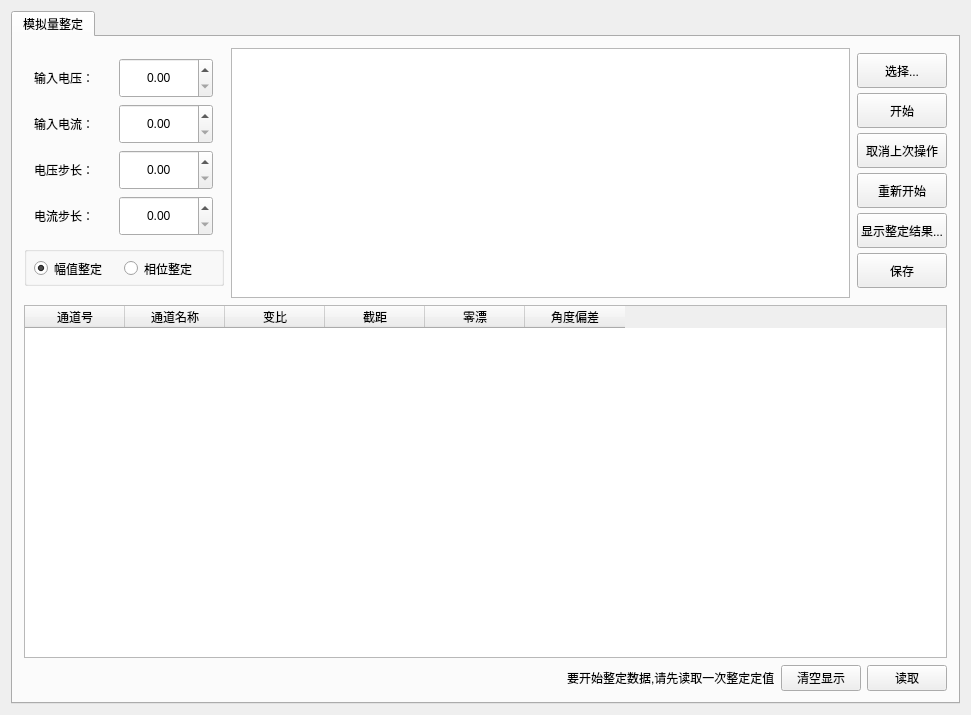
<?xml version="1.0" encoding="UTF-8"?>
<ui version="4.0">
 <class>sdlpct_settings_adjust_widget</class>
 <widget class="QWidget" name="sdlpct_settings_adjust_widget">
  <property name="geometry">
   <rect>
    <x>0</x>
    <y>0</y>
    <width>971</width>
    <height>715</height>
   </rect>
  </property>
  <property name="windowTitle">
   <string>sdlpct_settings_adjust_widget</string>
  </property>
  <layout class="QGridLayout" name="gridLayout_6">
   <item row="0" column="0">
    <widget class="QTabWidget" name="tabWidget_adjust">
     <property name="currentIndex">
      <number>0</number>
     </property>
     <widget class="QWidget" name="tab_analog_adjust">
      <attribute name="title">
       <string>模拟量整定</string>
      </attribute>
      <layout class="QGridLayout" name="gridLayout">
       <item row="0" column="0">
        <layout class="QVBoxLayout" name="verticalLayout_4">
         <property name="spacing">
          <number>7</number>
         </property>
         <item>
          <layout class="QHBoxLayout" name="horizontalLayout_6">
           <property name="spacing">
            <number>7</number>
           </property>
           <item>
            <layout class="QVBoxLayout" name="verticalLayout_3">
             <property name="spacing">
              <number>0</number>
             </property>
             <item>
              <layout class="QVBoxLayout" name="verticalLayout_2">
               <item>
                <layout class="QHBoxLayout" name="horizontalLayout_5">
                 <property name="spacing">
                  <number>0</number>
                 </property>
                 <item>
                  <widget class="QLabel" name="label_input_vol">
                   <property name="maximumSize">
                    <size>
                     <width>75</width>
                     <height>40</height>
                    </size>
                   </property>
                   <property name="text">
                    <string>输入电压：</string>
                   </property>
                  </widget>
                 </item>
                 <item>
                  <widget class="QDoubleSpinBox" name="doubleSpinBox_input_vol">
                   <property name="minimumSize">
                    <size>
                     <width>0</width>
                     <height>30</height>
                    </size>
                   </property>
                   <property name="maximumSize">
                    <size>
                     <width>94</width>
                     <height>40</height>
                    </size>
                   </property>
                   <property name="alignment">
                    <set>Qt::AlignCenter</set>
                   </property>
                   <property name="maximum">
                    <double>65535.000000000000000</double>
                   </property>
                  </widget>
                 </item>
                </layout>
               </item>
               <item>
                <layout class="QHBoxLayout" name="horizontalLayout_4">
                 <property name="spacing">
                  <number>0</number>
                 </property>
                 <item>
                  <widget class="QLabel" name="label_input_cur">
                   <property name="maximumSize">
                    <size>
                     <width>75</width>
                     <height>40</height>
                    </size>
                   </property>
                   <property name="text">
                    <string>输入电流：</string>
                   </property>
                  </widget>
                 </item>
                 <item>
                  <widget class="QDoubleSpinBox" name="doubleSpinBox_input_cur">
                   <property name="minimumSize">
                    <size>
                     <width>0</width>
                     <height>30</height>
                    </size>
                   </property>
                   <property name="maximumSize">
                    <size>
                     <width>94</width>
                     <height>40</height>
                    </size>
                   </property>
                   <property name="alignment">
                    <set>Qt::AlignCenter</set>
                   </property>
                   <property name="maximum">
                    <double>65535.000000000000000</double>
                   </property>
                  </widget>
                 </item>
                </layout>
               </item>
               <item>
                <layout class="QHBoxLayout" name="horizontalLayout_3">
                 <property name="spacing">
                  <number>0</number>
                 </property>
                 <item>
                  <widget class="QLabel" name="label_vol_step">
                   <property name="maximumSize">
                    <size>
                     <width>75</width>
                     <height>40</height>
                    </size>
                   </property>
                   <property name="text">
                    <string>电压步长：</string>
                   </property>
                  </widget>
                 </item>
                 <item>
                  <widget class="QDoubleSpinBox" name="doubleSpinBox_vol_step">
                   <property name="minimumSize">
                    <size>
                     <width>0</width>
                     <height>30</height>
                    </size>
                   </property>
                   <property name="maximumSize">
                    <size>
                     <width>94</width>
                     <height>40</height>
                    </size>
                   </property>
                   <property name="alignment">
                    <set>Qt::AlignCenter</set>
                   </property>
                   <property name="maximum">
                    <double>65535.000000000000000</double>
                   </property>
                  </widget>
                 </item>
                </layout>
               </item>
               <item>
                <layout class="QHBoxLayout" name="horizontalLayout_2">
                 <property name="spacing">
                  <number>0</number>
                 </property>
                 <item>
                  <widget class="QLabel" name="label_cur_step">
                   <property name="maximumSize">
                    <size>
                     <width>75</width>
                     <height>40</height>
                    </size>
                   </property>
                   <property name="text">
                    <string>电流步长：</string>
                   </property>
                  </widget>
                 </item>
                 <item>
                  <widget class="QDoubleSpinBox" name="doubleSpinBox_cur_step">
                   <property name="minimumSize">
                    <size>
                     <width>0</width>
                     <height>30</height>
                    </size>
                   </property>
                   <property name="maximumSize">
                    <size>
                     <width>94</width>
                     <height>40</height>
                    </size>
                   </property>
                   <property name="alignment">
                    <set>Qt::AlignCenter</set>
                   </property>
                   <property name="maximum">
                    <double>65535.000000000000000</double>
                   </property>
                  </widget>
                 </item>
                </layout>
               </item>
              </layout>
             </item>
             <item>
              <widget class="QGroupBox" name="groupBox">
               <property name="minimumSize">
                <size>
                 <width>200</width>
                 <height>40</height>
                </size>
               </property>
               <property name="maximumSize">
                <size>
                 <width>16777215</width>
                 <height>40</height>
                </size>
               </property>
               <property name="title">
                <string/>
               </property>
               <widget class="QRadioButton" name="radio_amplitude">
                <property name="geometry">
                 <rect>
                  <x>10</x>
                  <y>10</y>
                  <width>87</width>
                  <height>25</height>
                 </rect>
                </property>
                <property name="minimumSize">
                 <size>
                  <width>0</width>
                  <height>25</height>
                 </size>
                </property>
                <property name="text">
                 <string>幅值整定</string>
                </property>
                <property name="checked">
                 <bool>true</bool>
                </property>
               </widget>
               <widget class="QRadioButton" name="radio_phase">
                <property name="geometry">
                 <rect>
                  <x>100</x>
                  <y>10</y>
                  <width>87</width>
                  <height>25</height>
                 </rect>
                </property>
                <property name="minimumSize">
                 <size>
                  <width>0</width>
                  <height>25</height>
                 </size>
                </property>
                <property name="text">
                 <string>相位整定</string>
                </property>
               </widget>
              </widget>
             </item>
            </layout>
           </item>
           <item>
            <widget class="QListWidget" name="listWidget_operate">
             <property name="minimumSize">
              <size>
               <width>0</width>
               <height>0</height>
              </size>
             </property>
             <property name="maximumSize">
              <size>
               <width>16777215</width>
               <height>250</height>
              </size>
             </property>
            </widget>
           </item>
           <item>
            <layout class="QVBoxLayout" name="verticalLayout">
             <property name="spacing">
              <number>0</number>
             </property>
             <item>
              <widget class="QPushButton" name="btn_select">
               <property name="maximumSize">
                <size>
                 <width>700</width>
                 <height>35</height>
                </size>
               </property>
               <property name="text">
                <string>选择...</string>
               </property>
              </widget>
             </item>
             <item>
              <widget class="QPushButton" name="btn_start">
               <property name="maximumSize">
                <size>
                 <width>16777215</width>
                 <height>35</height>
                </size>
               </property>
               <property name="text">
                <string>开始</string>
               </property>
              </widget>
             </item>
             <item>
              <widget class="QPushButton" name="btn_cancel_last">
               <property name="maximumSize">
                <size>
                 <width>16777215</width>
                 <height>35</height>
                </size>
               </property>
               <property name="text">
                <string>取消上次操作</string>
               </property>
              </widget>
             </item>
             <item>
              <widget class="QPushButton" name="btn_restart">
               <property name="maximumSize">
                <size>
                 <width>16777215</width>
                 <height>35</height>
                </size>
               </property>
               <property name="text">
                <string>重新开始</string>
               </property>
              </widget>
             </item>
             <item>
              <widget class="QPushButton" name="btn_display_result">
               <property name="maximumSize">
                <size>
                 <width>16777215</width>
                 <height>35</height>
                </size>
               </property>
               <property name="text">
                <string>显示整定结果...</string>
               </property>
              </widget>
             </item>
             <item>
              <widget class="QPushButton" name="btn_save">
               <property name="maximumSize">
                <size>
                 <width>16777215</width>
                 <height>35</height>
                </size>
               </property>
               <property name="text">
                <string>保存</string>
               </property>
              </widget>
             </item>
            </layout>
           </item>
          </layout>
         </item>
         <item>
          <widget class="QTableWidget" name="tableWidget_adjustresult">
           <column>
            <property name="text">
             <string>通道号</string>
            </property>
           </column>
           <column>
            <property name="text">
             <string>通道名称</string>
            </property>
           </column>
           <column>
            <property name="text">
             <string>变比</string>
            </property>
           </column>
           <column>
            <property name="text">
             <string>截距</string>
            </property>
           </column>
           <column>
            <property name="text">
             <string>零漂</string>
            </property>
           </column>
           <column>
            <property name="text">
             <string>角度偏差</string>
            </property>
           </column>
          </widget>
         </item>
         <item>
          <layout class="QHBoxLayout" name="horizontalLayout">
           <item>
            <spacer name="horizontalSpacer">
             <property name="orientation">
              <enum>Qt::Horizontal</enum>
             </property>
             <property name="sizeHint" stdset="0">
              <size>
               <width>308</width>
               <height>25</height>
              </size>
             </property>
            </spacer>
           </item>
           <item>
            <widget class="QLabel" name="label_tip">
             <property name="text">
              <string>要开始整定数据,请先读取一次整定定值</string>
             </property>
            </widget>
           </item>
           <item>
            <widget class="QPushButton" name="btn_show_clear">
             <property name="text">
              <string>清空显示</string>
             </property>
            </widget>
           </item>
           <item>
            <widget class="QPushButton" name="btn_read_adjust">
             <property name="text">
              <string>读取</string>
             </property>
            </widget>
           </item>
          </layout>
         </item>
        </layout>
       </item>
      </layout>
     </widget>
    </widget>
   </item>
  </layout>
 </widget>
 <layoutdefault spacing="6" margin="11"/>
 <resources/>
 <connections>
  <connection>
   <sender>btn_start</sender>
   <signal>clicked()</signal>
   <receiver>sdlpct_settings_adjust_widget</receiver>
   <slot>start_calibrate()</slot>
   <hints>
    <hint type="sourcelabel">
     <x>943</x>
     <y>109</y>
    </hint>
    <hint type="destinationlabel">
     <x>894</x>
     <y>-129</y>
    </hint>
   </hints>
  </connection>
  <connection>
   <sender>btn_select</sender>
   <signal>clicked()</signal>
   <receiver>sdlpct_settings_adjust_widget</receiver>
   <slot>select_channel()</slot>
   <hints>
    <hint type="sourcelabel">
     <x>943</x>
     <y>56</y>
    </hint>
    <hint type="destinationlabel">
     <x>907</x>
     <y>-121</y>
    </hint>
   </hints>
  </connection>
  <connection>
   <sender>btn_display_result</sender>
   <signal>clicked()</signal>
   <receiver>sdlpct_settings_adjust_widget</receiver>
   <slot>show_result()</slot>
   <hints>
    <hint type="sourcelabel">
     <x>943</x>
     <y>214</y>
    </hint>
    <hint type="destinationlabel">
     <x>1097</x>
     <y>152</y>
    </hint>
   </hints>
  </connection>
  <connection>
   <sender>btn_save</sender>
   <signal>clicked()</signal>
   <receiver>sdlpct_settings_adjust_widget</receiver>
   <slot>save_result()</slot>
   <hints>
    <hint type="sourcelabel">
     <x>943</x>
     <y>249</y>
    </hint>
    <hint type="destinationlabel">
     <x>1021</x>
     <y>209</y>
    </hint>
   </hints>
  </connection>
  <connection>
   <sender>btn_restart</sender>
   <signal>clicked()</signal>
   <receiver>sdlpct_settings_adjust_widget</receiver>
   <slot>restart_calibrate()</slot>
   <hints>
    <hint type="sourcelabel">
     <x>943</x>
     <y>179</y>
    </hint>
    <hint type="destinationlabel">
     <x>866</x>
     <y>-60</y>
    </hint>
   </hints>
  </connection>
  <connection>
   <sender>btn_cancel_last</sender>
   <signal>clicked()</signal>
   <receiver>sdlpct_settings_adjust_widget</receiver>
   <slot>cancel_last_step()</slot>
   <hints>
    <hint type="sourcelabel">
     <x>943</x>
     <y>144</y>
    </hint>
    <hint type="destinationlabel">
     <x>883</x>
     <y>-78</y>
    </hint>
   </hints>
  </connection>
  <connection>
   <sender>btn_read_adjust</sender>
   <signal>clicked()</signal>
   <receiver>sdlpct_settings_adjust_widget</receiver>
   <slot>get_adjust_result()</slot>
   <hints>
    <hint type="sourcelabel">
     <x>914</x>
     <y>679</y>
    </hint>
    <hint type="destinationlabel">
     <x>932</x>
     <y>826</y>
    </hint>
   </hints>
  </connection>
  <connection>
   <sender>btn_show_clear</sender>
   <signal>clicked()</signal>
   <receiver>sdlpct_settings_adjust_widget</receiver>
   <slot>clear_tablewigdet_show()</slot>
   <hints>
    <hint type="sourcelabel">
     <x>832</x>
     <y>690</y>
    </hint>
    <hint type="destinationlabel">
     <x>485</x>
     <y>357</y>
    </hint>
   </hints>
  </connection>
  <connection>
   <sender>tableWidget_adjustresult</sender>
   <signal>doubleClicked(QModelIndex)</signal>
   <receiver>sdlpct_settings_adjust_widget</receiver>
   <slot>modify_adjust_result()</slot>
   <hints>
    <hint type="sourcelabel">
     <x>485</x>
     <y>453</y>
    </hint>
    <hint type="destinationlabel">
     <x>485</x>
     <y>357</y>
    </hint>
   </hints>
  </connection>
 </connections>
 <slots>
  <slot>start_calibrate()</slot>
  <slot>select_channel()</slot>
  <slot>show_result()</slot>
  <slot>save_result()</slot>
  <slot>restart_calibrate()</slot>
  <slot>cancel_last_step()</slot>
  <slot>get_adjust_result()</slot>
  <slot>clear_tablewigdet_show()</slot>
  <slot>modify_adjust_result()</slot>
 </slots>
</ui>
